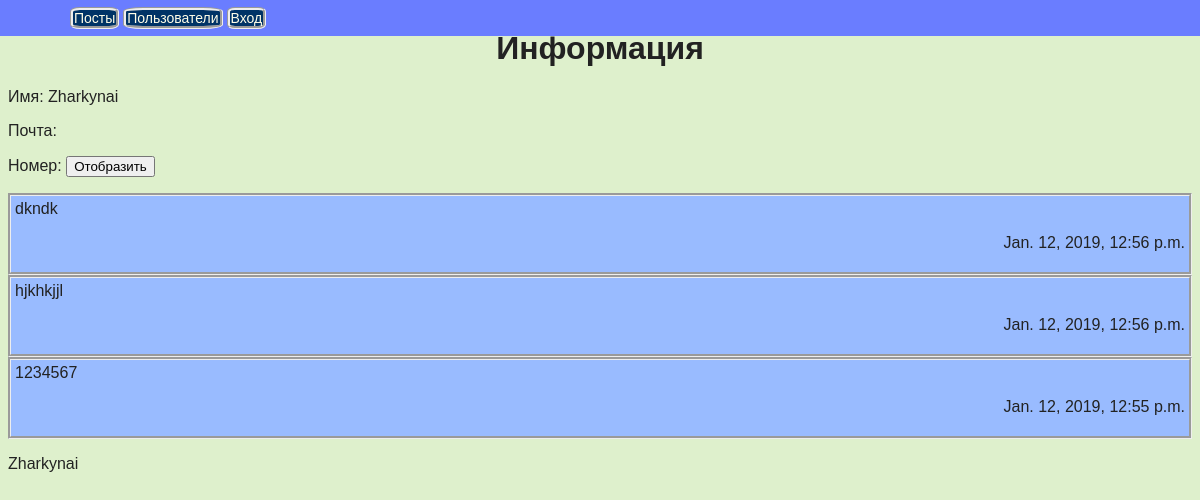
/user/2, run on the app's committed database.
### webapp/models.py (models this page shows)
class UserInfo(models.Model):
    phone = models.CharField(max_length=200, null=False, blank=False, verbose_name='Телефон')
    image = models.ImageField(blank=True, null=True,verbose_name = "Аватарка")
    user = models.OneToOneField(User, on_delete=models.PROTECT,related_name='Пользователь')
    friend = models.ManyToManyField(User)

class Post(models.Model):
    title = models.CharField(max_length=75, null=False, blank=False,verbose_name='Заголовок')
    text = models.TextField(max_length=1000, null=True, blank=True,verbose_name='Текст')
    author = models.ForeignKey(User,on_delete=models.PROTECT,related_name='Автор')
    date = models.DateTimeField(auto_now=True,verbose_name = "Дата")

### webapp/views.py (the view)
# urls.py: path('user/<int:pk>',UserDetailView.as_view(),name='user_detail'),
class UserDetailView(DetailView):
    model = UserInfo
    template_name = 'user_detail.html'
    def get_context_data(self, **kwargs):
        context = super().get_context_data(**kwargs)
        context['posts'] = Post.objects.all().order_by('date').reverse()
        return context

### webapp/templates/user_detail.html (shortened to what this page needs)
{% extends "base.html" %}
{% block content %}
    <h1>Информация</h1>
    <p>Имя:   {{object.user.username}} </p>
    <p>Почта:   {{object.user.email}}  </p>
    <p>Номер: <input id = "phone" type="button" value="Отобразить"></p>
    {% for post in posts %}
    {% if post.author == object.user %}
    <div style="background-color: #99BBFF;
    border: groove;
    padding: 4px;">
        <a href='{% url "post_detail" post.pk %}'>{{ post.title }}</a>
        <p align="right">{{post.date}}</p>
    </div>
    {% endif %}
    {% endfor %}
    {% for friend in object.friend.all %}
        <p>{{friend.username}}</p>
    {% endfor %}
{% endblock %}

### webapp/templates/base.html (style rules this page uses)
body { font-family: Arial, sans-serif; background: rgb(222, 240, 204); color: #222222; margin-top: 30px; }
a { text-decoration: none; color: inherit; }
h1 { text-align: center; }

### data on the page
UserInfo: user.username "Zharkynai"
Post: title "dkndk", date "Jan. 12, 2019, 12:56 p.m."
Post: title "hjkhkjjl", date "Jan. 12, 2019, 12:56 p.m."
Post: title "1234567", date "Jan. 12, 2019, 12:55 p.m."

### other printed values
{{ friend.username }} "Zharkynai"
